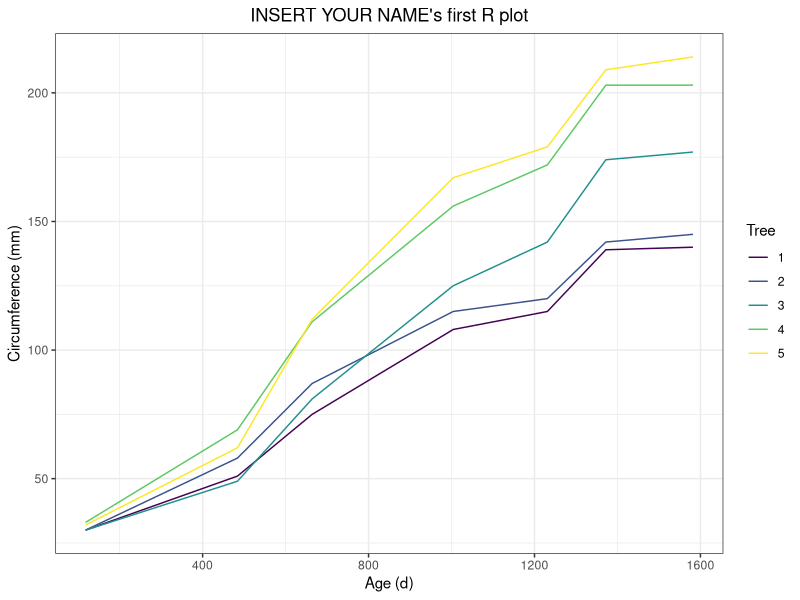

Generate this figure with R:
# Luc Bussiere
# Script for checking installations
# Aug 30, 2020

# You can execute this script in one of several ways:

# 1) Select the entire script (either with your mouse/trackpad or by using the shortcut CTRL-A (PC) or Cmd-A (Mac))

# 2) "Pass" the script to the console either by clicking on "Run" in the source window of RStudio (the one where this script opens) or by using the shortcut CTRL-ENTER or Cmd-ENTER)

# Start by clearing workspace
rm(list = ls())

# load libraries
library(tidyverse)


# load data
data("Orange")
Orange <- as_tibble(Orange)

# examine the first ten rows of the data
Orange

# reorder Trees in ascending order by number
levels(Orange$Tree) <- c("1", "2", "3", "4", "5")

# visualise growth in trees
Orange %>%
  ggplot(aes(x = age,
             y = circumference,
             group = Tree)) +
  geom_line(aes(colour = Tree)) +
  labs(x = "Age (d)",
       y = "Circumference (mm)",
       title = "INSERT YOUR NAME's first R plot") +
  theme_bw() +
  theme(plot.title = element_text(hjust = 0.5))
